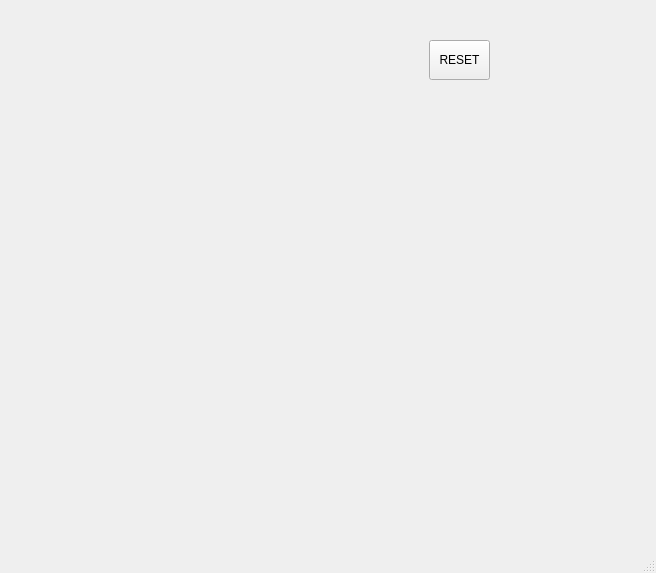
<?xml version="1.0" encoding="UTF-8"?>
<ui version="4.0">
 <class>MainWindow</class>
 <widget class="QMainWindow" name="MainWindow">
  <property name="geometry">
   <rect>
    <x>0</x>
    <y>0</y>
    <width>656</width>
    <height>573</height>
   </rect>
  </property>
  <property name="windowTitle">
   <string>MainWindow</string>
  </property>
  <widget class="QWidget" name="centralwidget">
   <widget class="QPushButton" name="pb">
    <property name="geometry">
     <rect>
      <x>429</x>
      <y>40</y>
      <width>61</width>
      <height>40</height>
     </rect>
    </property>
    <property name="toolTip">
     <string>0,0</string>
    </property>
    <property name="text">
     <string>RESET</string>
    </property>
    <property name="iconSize">
     <size>
      <width>40</width>
      <height>40</height>
     </size>
    </property>
   </widget>
  </widget>
  <widget class="QMenuBar" name="menubar">
   <property name="geometry">
    <rect>
     <x>0</x>
     <y>0</y>
     <width>656</width>
     <height>21</height>
    </rect>
   </property>
  </widget>
  <widget class="QStatusBar" name="statusbar"/>
 </widget>
 <resources/>
 <connections/>
</ui>
